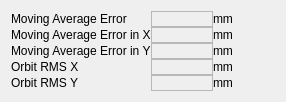
   <widget class="QWidget" name="">
    <property name="geometry">
     <rect>
      <x>10</x>
      <y>290</y>
      <width>286</width>
      <height>102</height>
     </rect>
    </property>
    <layout class="QGridLayout" name="gridLayout">
     <property name="spacing">
      <number>0</number>
     </property>
     <item row="0" column="0">
      <widget class="QLabel" name="lblMovAvgErr">
       <property name="text">
        <string>Moving Average Error</string>
       </property>
      </widget>
     </item>
     <item row="0" column="1">
      <widget class="QELabel" name="movAvgErr">
       <property name="frameShape">
        <enum>QFrame::StyledPanel</enum>
       </property>
       <property name="variable" stdset="0">
        <string>SOFB:MovAvg:Err</string>
       </property>
       <property name="precision">
        <number>7</number>
       </property>
       <property name="useDbPrecision">
        <bool>false</bool>
       </property>
      </widget>
     </item>
     <item row="0" column="2">
      <widget class="QLabel" name="lblMovAvgErrUnit">
       <property name="text">
        <string>mm</string>
       </property>
      </widget>
     </item>
     <item row="1" column="0">
      <widget class="QLabel" name="lblMovAvgErrX">
       <property name="text">
        <string>Moving Average Error in X</string>
       </property>
      </widget>
     </item>
     <item row="1" column="1">
      <widget class="QELabel" name="movAvgErrX">
       <property name="frameShape">
        <enum>QFrame::StyledPanel</enum>
       </property>
       <property name="variable" stdset="0">
        <string>SOFB:MovAvg:Err:X</string>
       </property>
       <property name="precision">
        <number>7</number>
       </property>
       <property name="useDbPrecision">
        <bool>false</bool>
       </property>
      </widget>
     </item>
     <item row="1" column="2">
      <widget class="QLabel" name="lblMovAvgErrUnitX">
       <property name="text">
        <string>mm</string>
       </property>
      </widget>
     </item>
     <item row="2" column="0">
      <widget class="QLabel" name="lblMovAvgErrY">
       <property name="text">
        <string>Moving Average Error in Y</string>
       </property>
      </widget>
     </item>
     <item row="2" column="1">
      <widget class="QELabel" name="movAvgErrY">
       <property name="frameShape">
        <enum>QFrame::StyledPanel</enum>
       </property>
       <property name="variable" stdset="0">
        <string>SOFB:MovAvg:Err:Y</string>
       </property>
       <property name="precision">
        <number>7</number>
       </property>
       <property name="useDbPrecision">
        <bool>false</bool>
       </property>
      </widget>
     </item>
     <item row="2" column="2">
      <widget class="QLabel" name="lblMovAvgErrUnitY">
       <property name="text">
        <string>mm</string>
       </property>
      </widget>
     </item>
     <item row="3" column="0">
      <widget class="QLabel" name="lblOrbitRmsX">
       <property name="text">
        <string>Orbit RMS X</string>
       </property>
      </widget>
     </item>
     <item row="3" column="1">
      <widget class="QELabel" name="orbitRmsX">
       <property name="frameShape">
        <enum>QFrame::StyledPanel</enum>
       </property>
       <property name="variable" stdset="0">
        <string>SR-DI:getXOrbitRMS</string>
       </property>
       <property name="precision">
        <number>7</number>
       </property>
       <property name="useDbPrecision">
        <bool>false</bool>
       </property>
      </widget>
     </item>
     <item row="3" column="2">
      <widget class="QLabel" name="lblOrbitRmsXUnit">
       <property name="text">
        <string>mm</string>
       </property>
      </widget>
     </item>
     <item row="4" column="0">
      <widget class="QLabel" name="lblOrbitRmsY">
       <property name="text">
        <string>Orbit RMS Y</string>
       </property>
      </widget>
     </item>
     <item row="4" column="1">
      <widget class="QELabel" name="orbitRmsY">
       <property name="frameShape">
        <enum>QFrame::StyledPanel</enum>
       </property>
       <property name="variable" stdset="0">
        <string>SR-DI:getYOrbitRMS</string>
       </property>
       <property name="precision">
        <number>7</number>
       </property>
       <property name="useDbPrecision">
        <bool>false</bool>
       </property>
      </widget>
     </item>
     <item row="4" column="2">
      <widget class="QLabel" name="lblOrbitRmsYUnit">
       <property name="text">
        <string>mm</string>
       </property>
      </widget>
     </item>
    </layout>
   </widget>
